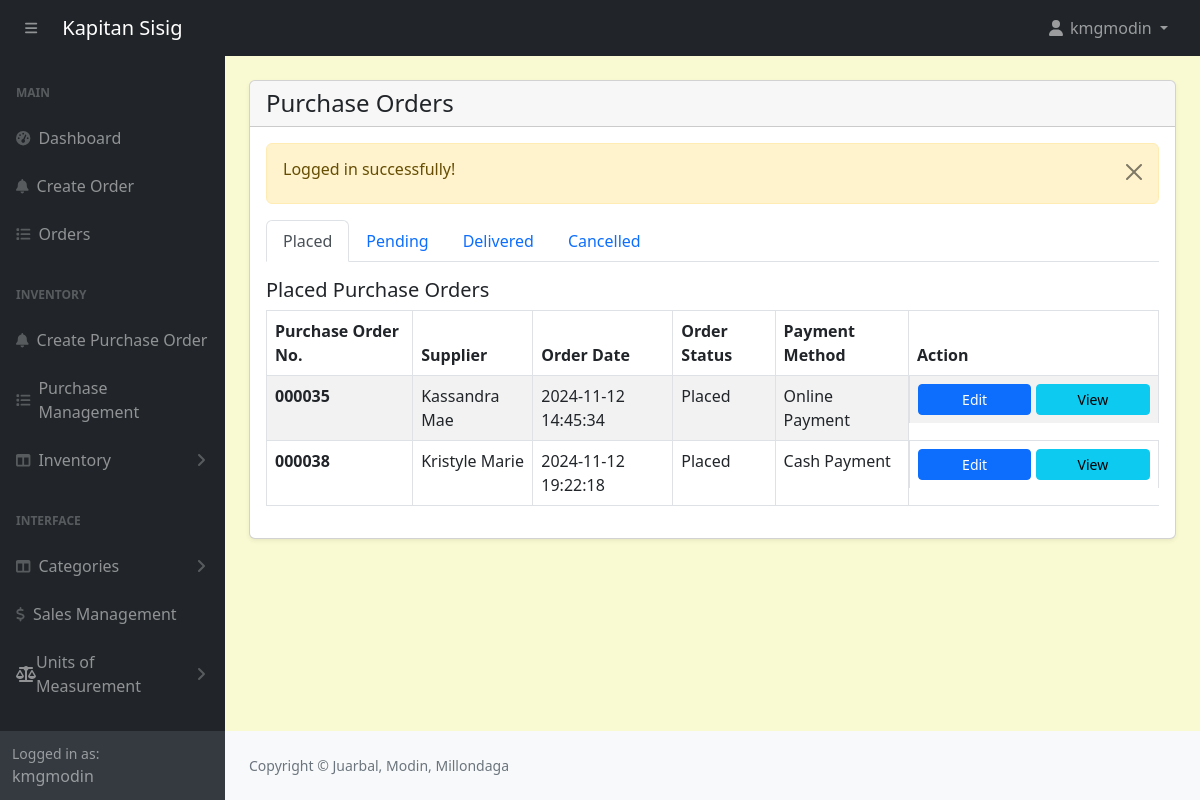
Screenshot of /admin/purchase-orders.php (signed in) with the database file from the repository.
### tables this page shows
CREATE TABLE `purchaseorders` (
  `id` int(11) NOT NULL,
  `customer_id` int(11) NOT NULL,
  `tracking_no` varchar(100) NOT NULL,
  `invoice_no` varchar(100) NOT NULL,
  `total_amount` varchar(100) NOT NULL,
  `order_date` datetime NOT NULL,
  `order_status` varchar(100) NOT NULL,
  `ingPayment_mode` varchar(100) NOT NULL,
  `order_placed_by_id` varchar(100) NOT NULL,
  `supplierName` varchar(100) NOT NULL
);

CREATE TABLE `suppliers` (
  `id` int(11) NOT NULL,
  `firstname` varchar(191) NOT NULL,
  `lastname` varchar(191) NOT NULL,
  `phonenumber` varchar(191) NOT NULL,
  `address` varchar(191) NOT NULL
);

### admin/purchase-orders.php (the view, shortened to what this page needs)
<?php include('includes/header.php');
?>
<div class="container-fluid px-4 pb-4">
    <div class="card mt-4 shadow-sm">
        <div class="card-header">
            <h4 class="mb-0">Purchase Orders</h4>
        </div>
        <div class="card-body">
        <?php
            $query = "
                SELECT po.*, a.*, s.firstname AS supplierName
                FROM purchaseOrders po
                JOIN admins a ON a.id = po.customer_id
                JOIN suppliers s ON s.id = po.supplierName
                ORDER BY po.order_date ASC
            ";
            $purchaseOrders = mysqli_query($conn, $query);
            if($purchaseOrders){
                if(mysqli_num_rows($purchaseOrders) > 0){
                    $placedPurchaseOrders = [];
                    $pendingPurchaseOrders = [];
                    $deliveredPurchaseOrders = [];
                    foreach($purchaseOrders as $orderItem) {
                        switch ($orderItem['order_status']) {
                            case 'Placed':
                                $placedPurchaseOrders[] = $orderItem;
                                break;
                            case 'Pending':
                                $pendingPurchaseOrders[] = $orderItem;
                                break;
                            case 'Delivered':
                                $deliveredPurchaseOrders[] = $orderItem;
                                break;
                        }
                    }
                    ?>
                     <ul class="nav nav-tabs" id="purchaseOrderTabs" role="tablist">
                        <li class="nav-item" role="presentation">
                            <a class="nav-link active" id="placed-purchase-orders-tab" data-bs-toggle="tab" href="#placedPurchaseOrders" role="tab" aria-controls="placedPurchaseOrders" aria-selected="true">Placed</a>
                        </li>
                        <li class="nav-item" role="presentation">
                            <a class="nav-link" id="pending-purchase-orders-tab" data-bs-toggle="tab" href="#pendingPurchaseOrders" role="tab" aria-controls="pendingPurchaseOrders" aria-selected="false">Pending</a>
                        </li>
                        <li class="nav-item" role="presentation">
                            <a class="nav-link" id="delivered-purchase-orders-tab" data-bs-toggle="tab" href="#deliveredPurchaseOrders" role="tab" aria-controls="deliveredPurchaseOrders" aria-selected="false">Delivered</a>
                        </li>
                        <li class="nav-item" role="presentation">
                            <a class="nav-link" id="cancelled-purchase-orders-tab" data-bs-toggle="tab" href="#cancelledPurchaseOrders" role="tab" aria-controls="cancelledPurchaseOrders" aria-selected="false">Cancelled</a>
                        </li>
                    </ul>
                    <div class="tab-content" id="purchaseOrderTabsContent">
                        <div class="tab-pane mt-3 fade show active" id="placedPurchaseOrders" role="tabpanel" aria-labelledby="placed-purchase-orders-tab">
                            <h5>Placed Purchase Orders</h5>
                            <table class="table table-striped table-bordered align-items-center justify-content-center">
                                <thead>
                                    <tr>
                                        <th>Purchase Order No.</th>
                                        <th>Supplier</th>
                                        <th>Order Date</th>
                                        <th>Order Status</th>
                                        <th>Payment Method</th>
                                        <th style="width: 250px;">Action</th>
                                    </tr>
                                </thead>
                                <tbody>
                                    <?php foreach($placedPurchaseOrders as $ingredientItem): ?>
                                        <tr>
                                            <td class="fw-bold"><?= $ingredientItem['tracking_no']; ?></td>
                                            <td><?= $ingredientItem['supplierName']; ?></td>
                                            <td><?= $ingredientItem['order_date']; ?></td>
                                            <td><?= $ingredientItem['order_status']; ?></td>
                                            <td><?= $ingredientItem['ingPayment_mode']; ?></td>
                                            <td style="display: flex; justify-content: space-evenly; gap: 5px;">
                                                <a href="purchase-order-edit.php?track=<?= $ingredientItem['tracking_no']; ?>" class="btn btn-primary btn-sm w-100">Edit</a>
                                                <a href="purchase-orders-view.php?track=<?= $ingredientItem['tracking_no']; ?>" class="btn btn-info mb-0 px-2 btn-sm w-100">View</a>
                                            </td>
                                        </tr>
                                    <?php endforeach; ?>
                                </tbody>
                            </table>
                        </div>
                    </div>
                    <?php
                } else {
                    echo "<h5>No Record Available</h5>";
                }
            } else {
                echo "<h5>Something went wrong</h5>";
            }
        ?>
        </div>
    </div>
</div>
<?php include('includes/footer.php'); ?>

### admin/assets/css/custom.css (style rules this page uses)
body { margin: 0; font-family: system-ui, -apple-system, "Segoe UI", Roboto, "Helvetica Neue", "Noto Sans", "Liberation Sans", Arial, sans-serif; font-size: 1rem; font-weight: 400; line-height: 1.5; color: #212529; text-align: left; background-color: #FAFAD2; -webkit-text-size-adjust: 100%; -webkit-tap-highlight-color: rgba(0, 0, 0, 0); }

### rows the page displays
purchaseorders: tracking_no "000035", suppliers.firstname "Kassandra Mae", order_date "2024-11-12 14:45:34", order_status "Placed", ingPayment_mode "Online Payment"
purchaseorders: tracking_no "000038", suppliers.firstname "Kristyle Marie", order_date "2024-11-12 19:22:18", order_status "Placed", ingPayment_mode "Cash Payment"

### other values shown
$_SESSION['loggedInUser']['username'] "kmgmodin"
$_SESSION['message'] "Logged in successfully!"
